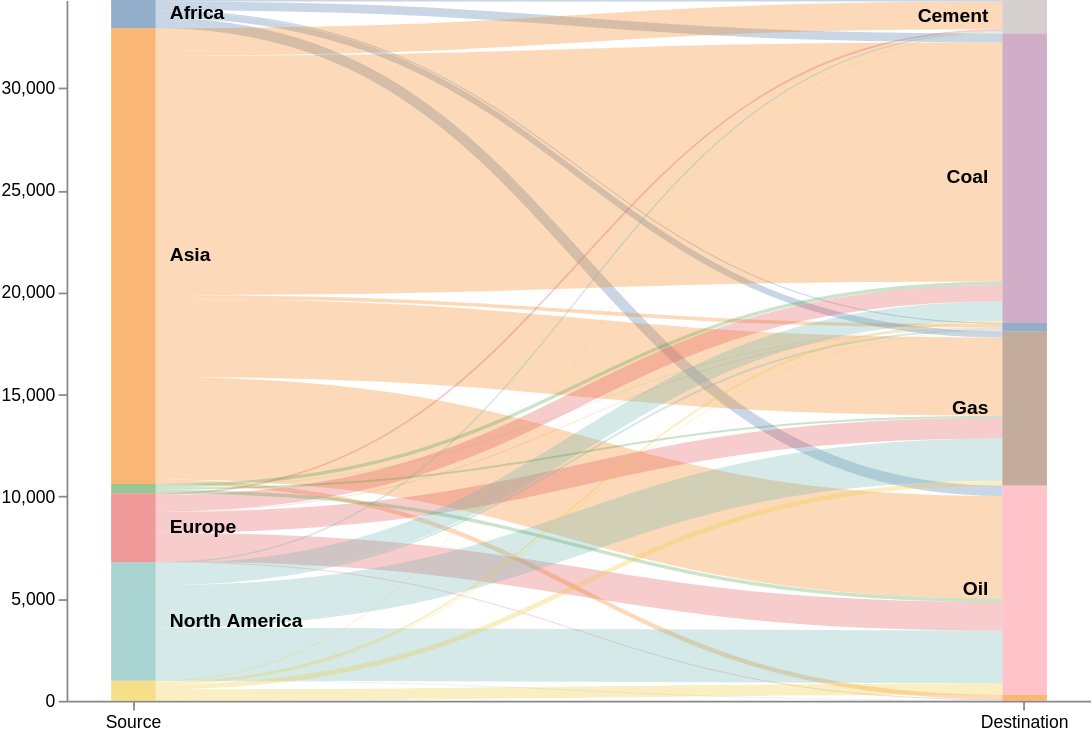

Vega-Lite specification for this chart:
### Vega specification from a JSON file in a GitHub repository (floating-point values rounded to 4 significant figures)
{"$schema": "https://vega.github.io/schema/vega/v5.0.json", "width": 585, "height": 400, "data": [{"name": "emission_types", "values": {"aggregations": {"table": {"buckets": [{"key": {"stk1": "Africa", "stk2": "Coal"}, "doc_count": 428.1}, {"key": {"stk1": "Africa", "stk2": "Oil"}, "doc_count": 513.1}, {"key": {"stk1": "Africa", "stk2": "Gas"}, "doc_count": 305.2}, {"key": {"stk1": "Africa", "stk2": "Cement"}, "doc_count": 78.55}, {"key": {"stk1": "Africa", "stk2": "Flaring"}, "doc_count": 54.33}, {"key": {"stk1": "Asia", "stk2": "Coal"}, "doc_count": 11720.0}, {"key": {"stk1": "Asia", "stk2": "Oil"}, "doc_count": 5023.0}, {"key": {"stk1": "Asia", "stk2": "Gas"}, "doc_count": 3833.0}, {"key": {"stk1": "Asia", "stk2": "Cement"}, "doc_count": 1352.0}, {"key": {"stk1": "Asia", "stk2": "Flaring"}, "doc_count": 175.1}, {"key": {"stk1": "Asia", "stk2": "Other"}, "doc_count": 216.8}, {"key": {"stk1": "Europe", "stk2": "Coal"}, "doc_count": 799.9}, {"key": {"stk1": "Europe", "stk2": "Oil"}, "doc_count": 1401.0}, {"key": {"stk1": "Europe", "stk2": "Gas"}, "doc_count": 1025.0}, {"key": {"stk1": "Europe", "stk2": "Cement"}, "doc_count": 85.63}, {"key": {"stk1": "Europe", "stk2": "Flaring"}, "doc_count": 25.74}, {"key": {"stk1": "Europe", "stk2": "Other"}, "doc_count": 41.46}, {"key": {"stk1": "North America", "stk2": "Coal"}, "doc_count": 958.6}, {"key": {"stk1": "North America", "stk2": "Oil"}, "doc_count": 2582.0}, {"key": {"stk1": "North America", "stk2": "Gas"}, "doc_count": 2064.0}, {"key": {"stk1": "North America", "stk2": "Cement"}, "doc_count": 75.72}, {"key": {"stk1": "North America", "stk2": "Flaring"}, "doc_count": 95.12}, {"key": {"stk1": "North America", "stk2": "Other"}, "doc_count": 27.38}, {"key": {"stk1": "Australia", "stk2": "Coal"}, "doc_count": 164.5}, {"key": {"stk1": "Australia", "stk2": "Oil"}, "doc_count": 168.8}, {"key": {"stk1": "Australia", "stk2": "Gas"}, "doc_count": 93.15}, {"key": {"stk1": "Australia", "stk2": "Cement"}, "doc_count": 3.229}, {"key": {"stk1": "Australia", "stk2": "Flaring"}, "doc_count": 18.16}, {"key": {"stk1": "Australia", "stk2": "Other"}, "doc_count": 4.308}, {"key": {"stk1": "South America", "stk2": "Coal"}, "doc_count": 102.8}, {"key": {"stk1": "South America", "stk2": "Oil"}, "doc_count": 554.5}, {"key": {"stk1": "South America", "stk2": "Gas"}, "doc_count": 236.1}, {"key": {"stk1": "South America", "stk2": "Cement"}, "doc_count": 42.35}, {"key": {"stk1": "South America", "stk2": "Flaring"}, "doc_count": 39.12}, {"key": {"stk1": "South America", "stk2": "Other"}, "doc_count": 6.392}]}}}, "format": {"property": "aggregations.table.buckets"}, "transform": [{"type": "formula", "expr": "datum.key.stk1", "as": "stk1"}, {"type": "formula", "expr": "datum.key.stk2", "as": "stk2"}, {"type": "formula", "expr": "datum.doc_count", "as": "size"}]}, {"name": "nodes", "source": "emission_types", "transform": [{"type": "filter", "expr": "!groupSelector || groupSelector.stk1 == datum.stk1 || groupSelector.stk2 == datum.stk2"}, {"type": "formula", "expr": "datum.stk1+datum.stk2", "as": "key"}, {"type": "fold", "fields": ["stk1", "stk2"], "as": ["stack", "grpId"]}, {"type": "formula", "expr": "datum.stack == 'stk1' ? datum.stk1+' '+datum.stk2 : datum.stk2+' '+datum.stk1", "as": "sortField"}, {"type": "stack", "groupby": ["stack"], "sort": {"field": "sortField", "order": "descending"}, "field": "size"}, {"type": "formula", "expr": "(datum.y0+datum.y1)/2", "as": "yc"}]}, {"name": "groups", "source": "nodes", "transform": [{"type": "aggregate", "groupby": ["stack", "grpId"], "fields": ["size"], "ops": ["sum"], "as": ["total"]}, {"type": "stack", "groupby": ["stack"], "sort": {"field": "grpId", "order": "descending"}, "field": "total"}, {"type": "formula", "expr": "scale('y', datum.y0)", "as": "scaledY0"}, {"type": "formula", "expr": "scale('y', datum.y1)", "as": "scaledY1"}, {"type": "formula", "expr": "datum.stack == 'stk1'", "as": "rightLabel"}, {"type": "formula", "expr": "datum.total/domain('y')[1]", "as": "percentage"}]}, {"name": "destinationNodes", "source": "nodes", "transform": [{"type": "filter", "expr": "datum.stack == 'stk2'"}]}, {"name": "edges", "source": "nodes", "transform": [{"type": "filter", "expr": "datum.stack == 'stk1'"}, {"type": "lookup", "from": "destinationNodes", "key": "key", "fields": ["key"], "as": ["target"]}, {"type": "linkpath", "orient": "horizontal", "shape": "diagonal", "sourceY": {"expr": "scale('y', datum.yc)"}, "sourceX": {"expr": "scale('x', 'stk1') + bandwidth('x')"}, "targetY": {"expr": "scale('y', datum.target.yc)"}, "targetX": {"expr": "scale('x', 'stk2')"}}, {"type": "formula", "expr": "range('y')[0]-scale('y', datum.size)", "as": "strokeWidth"}, {"type": "formula", "expr": "datum.size/domain('y')[1]", "as": "percentage"}]}], "scales": [{"name": "x", "type": "band", "range": "width", "domain": ["stk1", "stk2"], "paddingOuter": 0.05, "paddingInner": 0.95}, {"name": "y", "type": "linear", "range": "height", "domain": {"data": "nodes", "field": "y1"}}, {"name": "color", "type": "ordinal", "range": "category", "domain": {"data": "emission_types", "fields": ["stk1", "stk2"]}}, {"name": "stackNames", "type": "ordinal", "range": ["Source", "Destination"], "domain": ["stk1", "stk2"]}], "axes": [{"orient": "bottom", "scale": "x", "encode": {"labels": {"update": {"text": {"scale": "stackNames", "field": "value"}}}}}, {"orient": "left", "scale": "y"}], "marks": [{"type": "path", "name": "edgeMark", "from": {"data": "edges"}, "clip": true, "encode": {"update": {"stroke": [{"test": "groupSelector && groupSelector.stack=='stk1'", "scale": "color", "field": "stk2"}, {"scale": "color", "field": "stk1"}], "strokeWidth": {"field": "strokeWidth"}, "path": {"field": "path"}, "strokeOpacity": {"signal": "!groupSelector && (groupHover.stk1 == datum.stk1 || groupHover.stk2 == datum.stk2) ? 0.9 : 0.3"}, "zindex": {"signal": "!groupSelector && (groupHover.stk1 == datum.stk1 || groupHover.stk2 == datum.stk2) ? 1 : 0"}, "tooltip": {"signal": "datum.stk1 + ' → ' + datum.stk2 + '    ' + format(datum.size, ',.0f') + '   (' + format(datum.percentage, '.1%') + ')'"}}, "hover": {"strokeOpacity": {"value": 1}}}}, {"type": "rect", "name": "groupMark", "from": {"data": "groups"}, "encode": {"enter": {"fill": {"scale": "color", "field": "grpId"}, "width": {"scale": "x", "band": 1}}, "update": {"x": {"scale": "x", "field": "stack"}, "y": {"field": "scaledY0"}, "y2": {"field": "scaledY1"}, "fillOpacity": {"value": 0.6}, "tooltip": {"signal": "datum.grpId + '   ' + format(datum.total, ',.0f') + '   (' + format(datum.percentage, '.1%') + ')'"}}, "hover": {"fillOpacity": {"value": 1}}}}, {"type": "text", "from": {"data": "groups"}, "interactive": false, "encode": {"update": {"x": {"signal": "scale('x', datum.stack) + (datum.rightLabel ? bandwidth('x') + 8 : -8)"}, "yc": {"signal": "(datum.scaledY0 + datum.scaledY1)/2"}, "align": {"signal": "datum.rightLabel ? 'left' : 'right'"}, "baseline": {"value": "middle"}, "fontWeight": {"value": "bold"}, "text": {"signal": "abs(datum.scaledY0-datum.scaledY1) > 13 ? datum.grpId : ''"}}}}, {"type": "group", "data": [{"name": "dataForShowAll", "values": [{}], "transform": [{"type": "filter", "expr": "groupSelector"}]}], "encode": {"enter": {"xc": {"signal": "width/2"}, "y": {"value": 30}, "width": {"value": 80}, "height": {"value": 30}}}, "marks": [{"type": "group", "name": "groupReset", "from": {"data": "dataForShowAll"}, "encode": {"enter": {"cornerRadius": {"value": 6}, "fill": {"value": "#f5f5f5"}, "stroke": {"value": "#c1c1c1"}, "strokeWidth": {"value": 2}, "height": {"field": {"group": "height"}}, "width": {"field": {"group": "width"}}}, "update": {"opacity": {"value": 1}}, "hover": {"opacity": {"value": 0.7}}}, "marks": [{"type": "text", "interactive": false, "encode": {"enter": {"xc": {"field": {"group": "width"}, "mult": 0.5}, "yc": {"field": {"group": "height"}, "mult": 0.5, "offset": -2}, "align": {"value": "center"}, "baseline": {"value": "middle"}, "fontWeight": {"value": "bold"}, "text": {"value": "Show All"}}}}]}]}], "signals": [{"name": "groupHover", "value": {}, "on": [{"events": "@groupMark:mouseover", "update": "{stk1:datum.stack=='stk1' && datum.grpId, stk2:datum.stack=='stk2' && datum.grpId}"}, {"events": "mouseout", "update": "{}"}]}, {"name": "groupSelector", "value": false, "on": [{"events": "@groupMark:click!", "update": "{stack:datum.stack, stk1:datum.stack=='stk1' && datum.grpId, stk2:datum.stack=='stk2' && datum.grpId}"}, {"events": [{"type": "click", "markname": "groupReset"}, {"type": "dblclick"}], "update": "false"}]}]}
